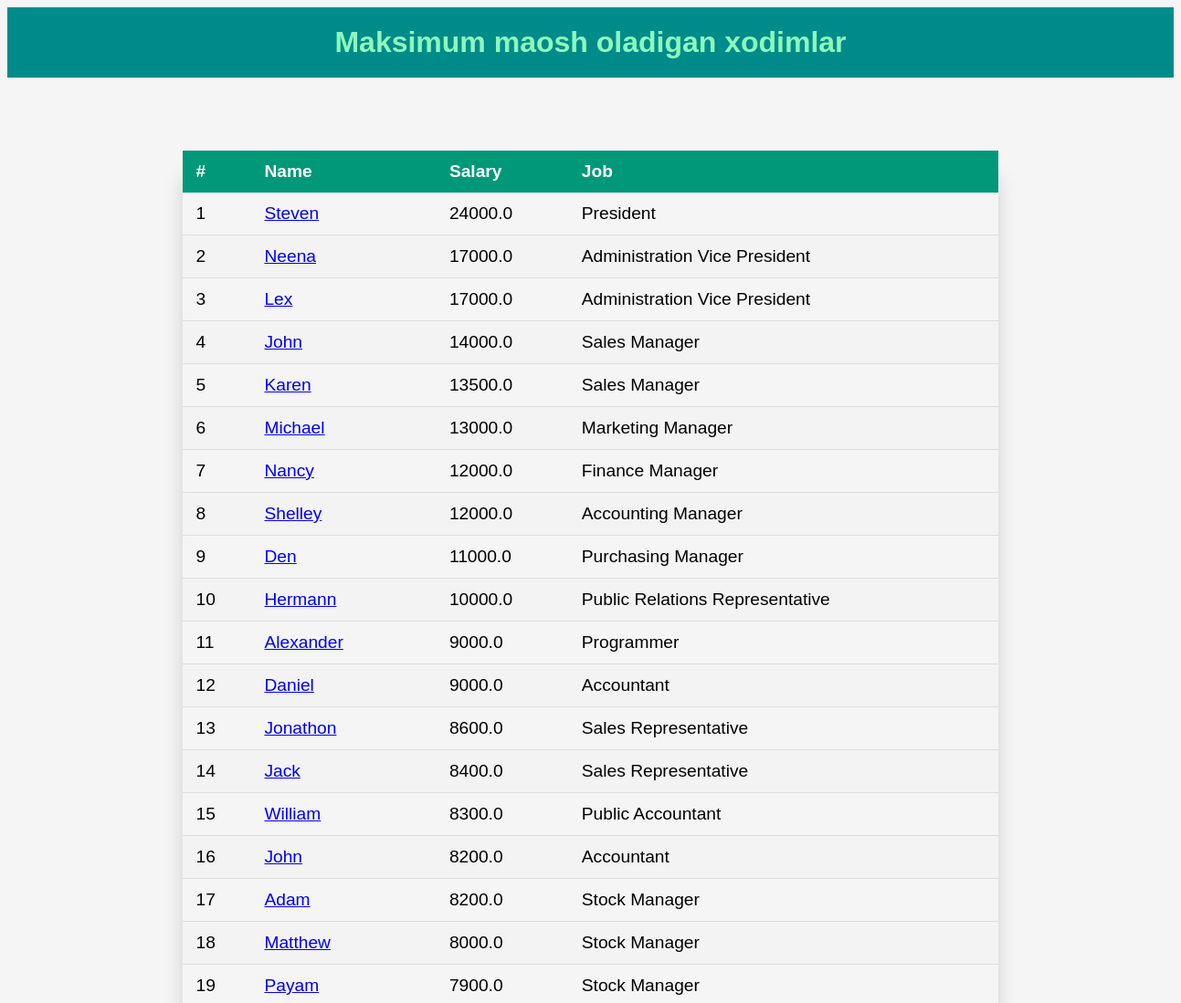
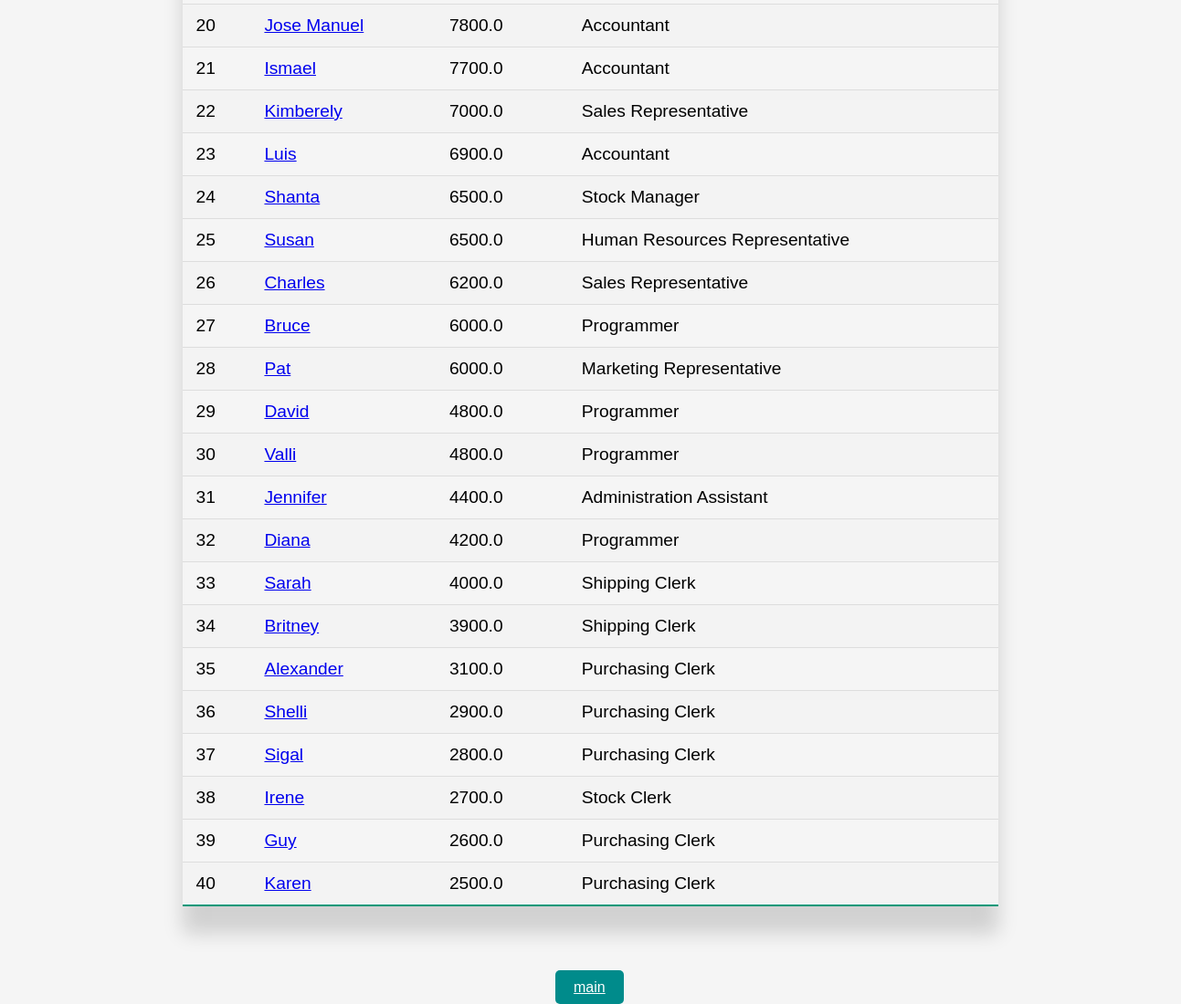
The app's page /salary/1400 with its own data (2 pictures, top to bottom).
### my_orm/models.py (models this page shows)
class Employees(models.Model):
    employee_id = models.AutoField(primary_key=True)
    first_name = models.TextField(blank=True, null=True)
    last_name = models.TextField()
    email = models.TextField()
    phone_number = models.TextField(blank=True, null=True)
    hire_date = models.TextField()
    job = models.ForeignKey('Jobs', models.DO_NOTHING)
    salary = models.TextField()  # This field type is a guess.
    manager = models.ForeignKey('self', models.DO_NOTHING, blank=True, null=True)
    department = models.ForeignKey(Departments, models.DO_NOTHING)
    class Meta:
        managed = False
        db_table = 'employees'

class Jobs(models.Model):
    job_id = models.AutoField(primary_key=True)
    job_title = models.TextField()
    min_salary = models.TextField()  # This field type is a guess.
    max_salary = models.TextField()  # This field type is a guess.
    class Meta:
        managed = False
        db_table = 'jobs'

### my_orm/views.py (the view)
# urls.py: path('salary/<int:top>', get_max_salary_employees, name='employee-list'),
def get_max_salary_employees(request, top):
    queryset = Employees.objects.all().order_by('-salary')[:top]
    return render(request, "max_salary.html", {"max_salary": queryset})

### templates/max_salary.html (shortened to what this page needs)
<!DOCTYPE html>
<html lang="en">
{% load static %}
<head>
    <link rel="stylesheet" href="{% static 'css/styles.css' %}">
</head>
<body style="background-color:whitesmoke">
<h1 style="background-color:darkcyan;text-align:center;margin:auto;color:#8df8bb;font-family: sans-serif;padding:20px">Maksimum maosh oladigan xodimlar</h1>
<table class="styled-table">
    <thead>
        <tr>
            <th>#</th>
            <th>Name</th>
            <th>Salary</th>
            <th>Job</th>
        </tr>
    </thead>
    <tbody>
        {% for max in max_salary %}
        <tr>
            <td>{{ forloop.counter }}</td>
            <td><a href="{% url 'deps-list' employee_id=max.employee_id%}" >{{max.first_name}}</a></td>
            <td>{{max.salary}}</td>
            <td>{{max.job.job_title}}</td>
        </tr>
        {% endfor %}
    </tbody>
</table>
<a href="/" class="button">main</a>
</body>
</html>

### static/css/styles.css (style rules this page uses)
.styled-table { border-collapse: collapse; margin: 80px auto; font-size: 1.2em; font-family: sans-serif; min-width: 70%; box-shadow: 0 30px 20px rgba(0, 0, 0, 0.15); }
.styled-table thead tr { background-color: #009879; color: #ffffff; text-align: left; }
.styled-table th, .styled-table td { padding: 12px 15px; }
.styled-table tbody tr { border-bottom: 1px solid #dddddd; }
.styled-table tbody tr:nth-of-type(even) { background-color: #f3f3f3; }
.styled-table tbody tr:last-of-type { border-bottom: 2px solid #009879; }
.button { margin: 600px; background-color: darkcyan; padding: 10px 20px; border-radius: 5px; color: white; font-family: sans-serif; text-align: center; }

### records on screen
Employees: first_name "Steven", salary "24000.0", job.job_title "President"
Employees: first_name "Neena", salary "17000.0", job.job_title "Administration Vice President"
Employees: first_name "Lex", salary "17000.0", job.job_title "Administration Vice President"
Employees: first_name "John", salary "14000.0", job.job_title "Sales Manager"
Employees: first_name "Karen", salary "13500.0", job.job_title "Sales Manager"
Employees: first_name "Michael", salary "13000.0", job.job_title "Marketing Manager"
Employees: first_name "Nancy", salary "12000.0", job.job_title "Finance Manager"
Employees: first_name "Shelley", salary "12000.0", job.job_title "Accounting Manager"
Employees: first_name "Den", salary "11000.0", job.job_title "Purchasing Manager"
Employees: first_name "Hermann", salary "10000.0", job.job_title "Public Relations Representative"
Employees: first_name "Alexander", salary "9000.0", job.job_title "Programmer"
Employees: first_name "Daniel", salary "9000.0", job.job_title "Accountant"
Employees: first_name "Jonathon", salary "8600.0", job.job_title "Sales Representative"
Employees: first_name "Jack", salary "8400.0", job.job_title "Sales Representative"
Employees: first_name "William", salary "8300.0", job.job_title "Public Accountant"
Employees: first_name "John", salary "8200.0", job.job_title "Accountant"
Employees: first_name "Adam", salary "8200.0", job.job_title "Stock Manager"
Employees: first_name "Matthew", salary "8000.0", job.job_title "Stock Manager"
Employees: first_name "Payam", salary "7900.0", job.job_title "Stock Manager"
Employees: first_name "Jose Manuel", salary "7800.0", job.job_title "Accountant"
Employees: first_name "Ismael", salary "7700.0", job.job_title "Accountant"
Employees: first_name "Kimberely", salary "7000.0", job.job_title "Sales Representative"
Employees: first_name "Luis", salary "6900.0", job.job_title "Accountant"
Employees: first_name "Shanta", salary "6500.0", job.job_title "Stock Manager"
Employees: first_name "Susan", salary "6500.0", job.job_title "Human Resources Representative"
Employees: first_name "Charles", salary "6200.0", job.job_title "Sales Representative"
Employees: first_name "Bruce", salary "6000.0", job.job_title "Programmer"
Employees: first_name "Pat", salary "6000.0", job.job_title "Marketing Representative"
Employees: first_name "David", salary "4800.0", job.job_title "Programmer"
Employees: first_name "Valli", salary "4800.0", job.job_title "Programmer"
Employees: first_name "Jennifer", salary "4400.0", job.job_title "Administration Assistant"
Employees: first_name "Diana", salary "4200.0", job.job_title "Programmer"
Employees: first_name "Sarah", salary "4000.0", job.job_title "Shipping Clerk"
Employees: first_name "Britney", salary "3900.0", job.job_title "Shipping Clerk"
Employees: first_name "Alexander", salary "3100.0", job.job_title "Purchasing Clerk"
Employees: first_name "Shelli", salary "2900.0", job.job_title "Purchasing Clerk"
Employees: first_name "Sigal", salary "2800.0", job.job_title "Purchasing Clerk"
Employees: first_name "Irene", salary "2700.0", job.job_title "Stock Clerk"
Employees: first_name "Guy", salary "2600.0", job.job_title "Purchasing Clerk"
Employees: first_name "Karen", salary "2500.0", job.job_title "Purchasing Clerk"
